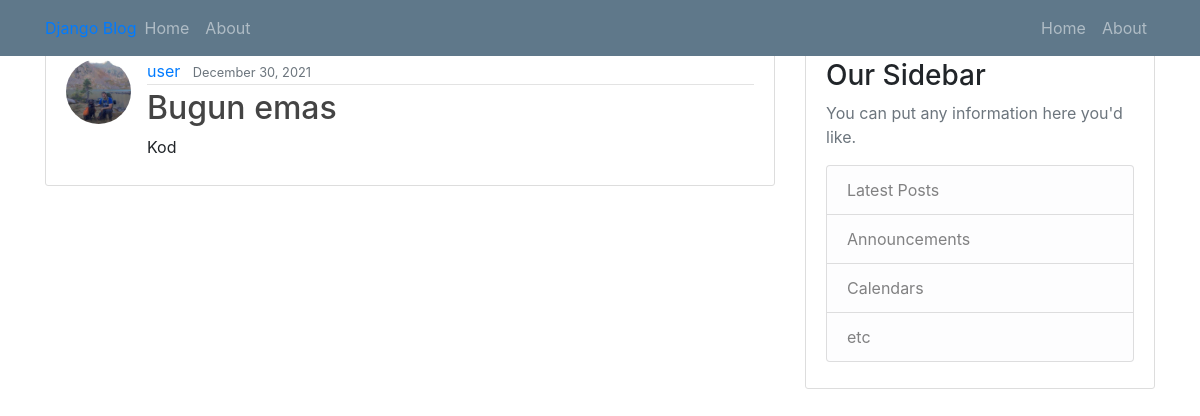
Page /post/6/ on the committed database.
### blog/models.py (models this page shows, shortened)
class Post(models.Model):
    title =models.CharField(max_length=100)
    content=models.TextField()
    date_posted = models.DateTimeField(default=timezone.now)
    author = models.ForeignKey(User,on_delete=models.CASCADE)

### users/models.py (models this page shows, shortened)
class Profile(models.Model):
    user = models.OneToOneField(User,on_delete=models.CASCADE)
    image = models.ImageField(default='default.jpg', upload_to='profile_pics')

### blog/views.py (the view)
# urls.py: path('post/<int:pk>/',PostDetailView.as_view(),name='post-detail'),
class PostDetailView(DetailView):
    model = Post

### blog/templates/blog/post_detail.html (shortened to what this page needs)
{% extends "blog/base.html" %}
{% block content %}
<article class="media content-section">
    <img src="{{ object.author.profile.image.url }}" class="rounded-circle article-img">
    <div class="media-body">
        <div class="article-metadata">
            <a href="#" class="mr-2">{{ object.author }}</a>
            <small class="text-muted">{{ object.date_posted|date:"F d, Y "}}</small>
        </div>
        <h2 class="article-title">{{ object.title }}</h2>
        <p class="article-content">{{ object.content }}</p>
    </div>
</article>
{% endblock content %}

### blog/static/blog/main.css (style rules this page uses)
body { background: #fafafa; color: #333333; margin-top: 5rem; }
h1, h2, h3, h4, h5, h6 { color: #444444; }
.content-section { background: #ffffff; padding: 10px 20px; border: 1px solid #dddddd; border-radius: 3px; margin-bottom: 20px; }
.article-title { color: #444444; }
.article-content { white-space: pre-line; }
.article-img { height: 65px; width: 65px; margin-right: 16px; }
.article-metadata { padding-bottom: 1px; margin-bottom: 4px; border-bottom: 1px solid #e3e3e3 }

### rows in the picture
Post: author.profile.image (picture), author "user", date_posted "December 30, 2021", title "Bugun emas", content "Kod"
